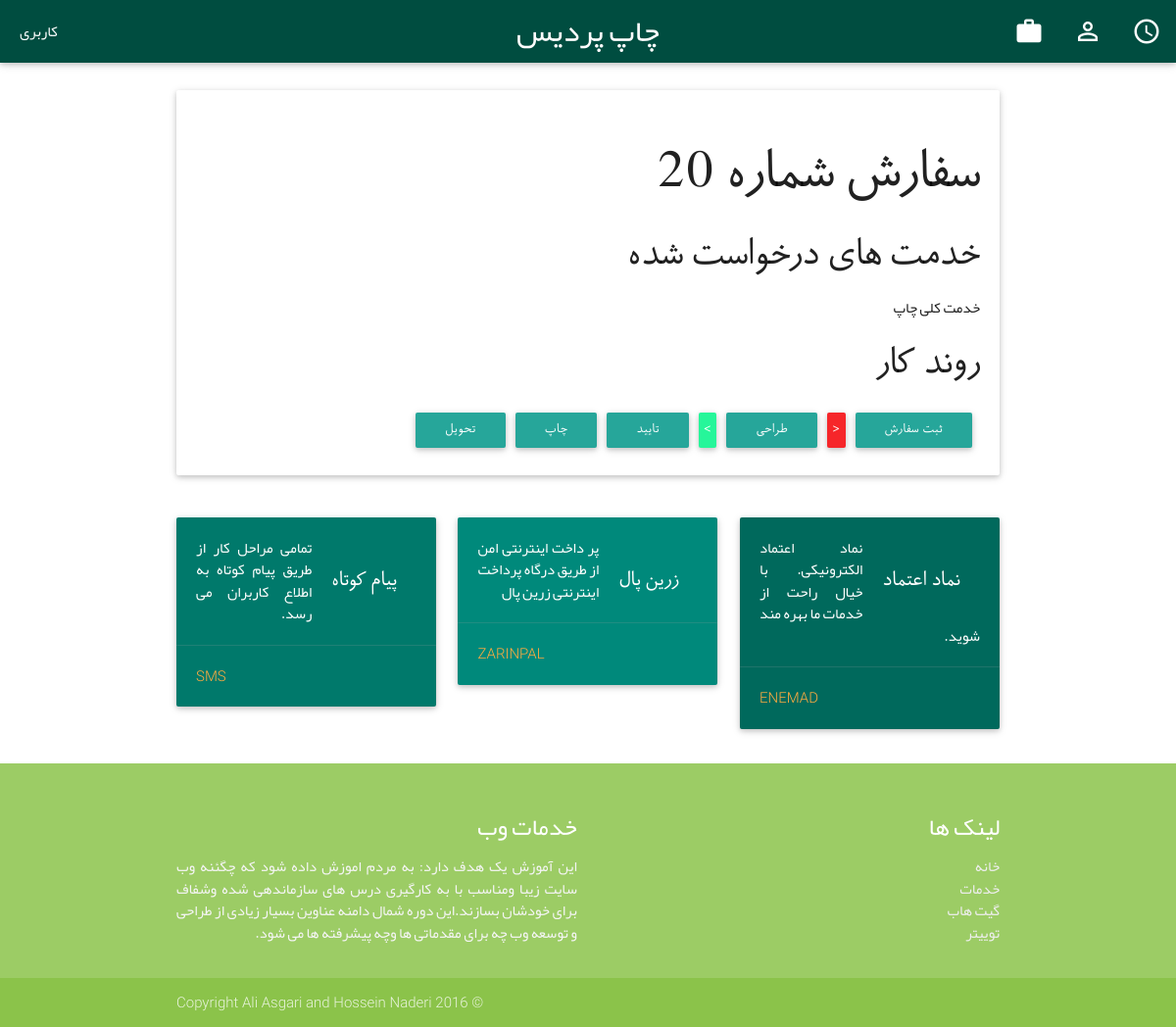
The app's page /main/orders/edit/20 (signed in) with its own data.
### main/models.py (models this page shows, shortened)
class Order(models.Model):
    user = models.ForeignKey('auth.User')
    created = models.DateTimeField(auto_now_add=True)
    def get_workflow(self):
        service_set = self.get_service_set()
        for service in service_set:
            if service.parent_service is None:
                return service.workflow
        return None
    def get_service_set(self):
        service_set = []
        for suborder in self.suborder_set.all():
            service_set.append(suborder.service)
        return service_set

class SubOrder(models.Model):
    order = models.ForeignKey('Order')
    service = models.ForeignKey('Service')
    description = models.TextField(default='', blank=True)
    count = models.IntegerField(default=0)

class Service(models.Model):
    title = models.CharField(max_length=256)
    description = models.TextField()
    parent_service = models.ForeignKey('self', blank=True, null=True, default=0)
    cost = models.IntegerField()
    workflow = models.ForeignKey('Workflow')
    is_countable = models.BooleanField(default=False)
    is_multiple = models.BooleanField(default=True)
    def __str__(self):
        return self.title

class WorkflowLog(models.Model):
    order = models.ForeignKey('Order')
    step_move = models.ForeignKey('StepMove')
    description = models.TextField('Step')
    created = models.DateTimeField(auto_now_add=True)

class StepMove(models.Model):
    title = models.CharField(max_length=256, default='')
    into_step = models.ForeignKey('Step', related_name='from_step_move_set', default=2)
    from_step = models.ForeignKey('Step', related_name='into_step_move_set', default=1)
    message = models.TextField()
    user_groups = models.ManyToManyField('auth.Group')

class Step(models.Model):
    title = models.CharField(max_length=256)
    workflow = models.ForeignKey('Workflow')
    order = models.IntegerField()

class Workflow(models.Model):
    title = models.CharField(max_length=256)

### main/controllers/orders.py (the view)
# urls.py: url(r'^orders/edit/(?P<id>[0-9]+)', orders.edit, name='orders_edit'),
def edit(request, id):
    data = Order.objects.get(user=request.user, id=id)
    return render(request, 'main/orders/edit.html', {'order': data,
                                                     'workflow': WorkflowHelper(data)})

### main/helpers/workflow.py (called while the page is built)
    def __str__(self):
        return self.html()

### main/templates/main/orders/edit.html
{% extends 'main/base.html' %}
{% load staticfiles%}
{% block content %}
    <h1>سفارش شماره {{ order.id }}</h1>
    <h3>خدمت های درخواست شده</h3>
    <p>
    {% for suborder in order.suborder_set.all %}
        {{ suborder.service }}<br>
    {% endfor %}
    </p>
    <h3>روند کار</h3>
    {{ workflow|safe }}
{% endblock %}

### main/static/css/style.css (style rules this page uses)
.container p { font-family: 'yekan'; text-align: justify; }
.btn-confirm { background-color: #26F69a !important; }
.btn-cancel { background-color: #F6262a !important; }
.workflow_arrow { padding: 0px 5px 5px 5px !important; }
.workflow { padding: 3px !important; }
.workflow * { margin: 5px !important; }

### records on screen
Order: id "20", id.title "ثبت سفارش < طراحی > تایید چاپ تحویل"
SubOrder: service "خدمت کلی چاپ"
